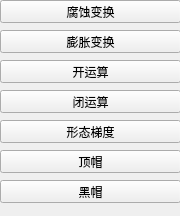
      <widget class="QWidget" name="page_3">
       <property name="geometry">
        <rect>
         <x>0</x>
         <y>0</y>
         <width>180</width>
         <height>216</height>
        </rect>
       </property>
       <attribute name="label">
        <string>形态变换</string>
       </attribute>
       <widget class="QPushButton" name="btnErode">
        <property name="geometry">
         <rect>
          <x>0</x>
          <y>0</y>
          <width>181</width>
          <height>23</height>
         </rect>
        </property>
        <property name="text">
         <string>腐蚀变换</string>
        </property>
       </widget>
       <widget class="QPushButton" name="btnDilate">
        <property name="geometry">
         <rect>
          <x>0</x>
          <y>30</y>
          <width>181</width>
          <height>23</height>
         </rect>
        </property>
        <property name="text">
         <string>膨胀变换</string>
        </property>
       </widget>
       <widget class="QPushButton" name="btnOpening">
        <property name="geometry">
         <rect>
          <x>0</x>
          <y>60</y>
          <width>181</width>
          <height>23</height>
         </rect>
        </property>
        <property name="text">
         <string>开运算</string>
        </property>
       </widget>
       <widget class="QPushButton" name="btnClosing">
        <property name="geometry">
         <rect>
          <x>0</x>
          <y>90</y>
          <width>181</width>
          <height>23</height>
         </rect>
        </property>
        <property name="text">
         <string>闭运算</string>
        </property>
       </widget>
       <widget class="QPushButton" name="btnMG">
        <property name="geometry">
         <rect>
          <x>0</x>
          <y>120</y>
          <width>181</width>
          <height>23</height>
         </rect>
        </property>
        <property name="text">
         <string>形态梯度</string>
        </property>
       </widget>
       <widget class="QPushButton" name="btnTopHat">
        <property name="geometry">
         <rect>
          <x>0</x>
          <y>150</y>
          <width>181</width>
          <height>23</height>
         </rect>
        </property>
        <property name="text">
         <string>顶帽</string>
        </property>
       </widget>
       <widget class="QPushButton" name="btnBlackHat">
        <property name="geometry">
         <rect>
          <x>0</x>
          <y>180</y>
          <width>181</width>
          <height>23</height>
         </rect>
        </property>
        <property name="text">
         <string>黑帽</string>
        </property>
       </widget>
      </widget>
